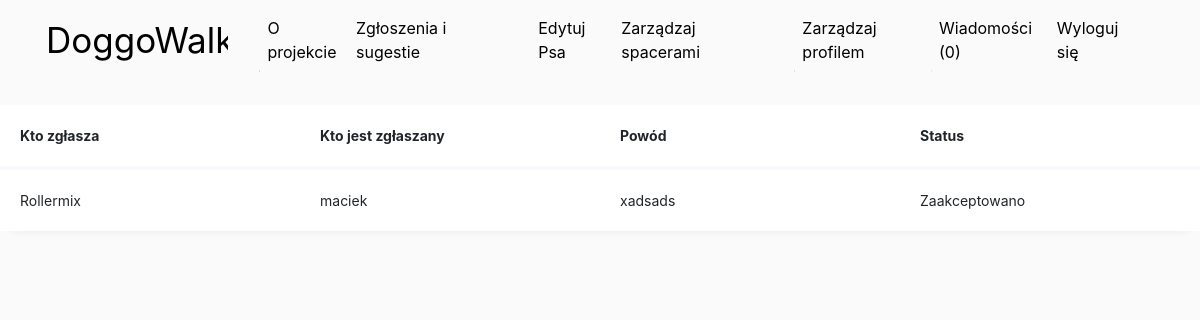
The app's page /admin/managenotification.php (signed in) with its own data.
### tables this page shows
CREATE TABLE `notification` (
  `id` int(11) NOT NULL,
  `id_user` int(10) NOT NULL,
  `id_reported_user` int(10) NOT NULL,
  `reason` varchar(500) NOT NULL,
  `id_status` int(11) NOT NULL DEFAULT 1
);

CREATE TABLE `user` (
  `id` int(10) NOT NULL,
  `name` varchar(30) NOT NULL,
  `surname` varchar(30) NOT NULL,
  `email` varchar(256) NOT NULL,
  `id_city` int(10) DEFAULT NULL,
  `description` varchar(3000) DEFAULT NULL,
  `blocked` tinyint(1) NOT NULL DEFAULT 0,
  `password` varchar(255) NOT NULL,
  `login` varchar(30) NOT NULL,
  `deleted` tinyint(1) NOT NULL DEFAULT 0,
  `admin` tinyint(1) NOT NULL DEFAULT 0
);

CREATE TABLE `status` (
  `id` int(11) NOT NULL,
  `status` varchar(50) NOT NULL
);

### admin/managenotification.php (the view, shortened to what this page needs)
<?php require_once '../views/containers/header.php'; ?>
<?php require_once '../views/containers/menu.php'; ?>
<?php
require_once 'includes/dbh.inc.php';
?>
<?php
$sqli = "SELECT user.login,u.login AS `log`, notification.*, status.id AS `statusid`,status.status From notification INNER JOIN status
    ON notification.id_status = status.id INNER JOIN user ON user.id=notification.id_user INNER JOIN user AS `u` ON u.id=notification.id_reported_user
    ORDER BY notification.id_status ASC";
$result = mysqli_query($conn, $sqli);
if(mysqli_num_rows($result)>0)
{
    echo '<table class="table table-hover">'.'<tr>'.'<th>Kto zgłasza</th>'.'<th>Kto jest zgłaszany</th>'.'<th>Powód</th>'.'<th>Status</th>'.'</tr>';
    while ($row = mysqli_fetch_array($result)) {
        if($row['statusid']==1)
        {
            echo '<tr>' . '<td>' . $row['login'] . '</td>' . '<td>' . $row['log'] . '</td>' . '<td>' . $row['reason'] .
                '</td>' . '<td>' . $row['status'] . '</td>' .'<td>'.'<button>'.
                '<a href="includes/managenotification.inc.php?accept='.$row['id'].'&iduser='.$row['id_reported_user']. '">'.
                'Akceptuj'.'</a>'.'</button>'.'<a href="includes/managenotification.inc.php?deny='.$row['id'].'">'.
                'Odrzuć'.'</a>'.'</button>'.'</td>' .'</tr>';
            readNotofication($conn,$row["id"]);
        }
        else if ($row['statusid']==3)
        {
            echo '<tr>' . '<td>' . $row['login'] . '</td>' . '<td>' . $row['log'] . '</td>' . '<td>' . $row['reason'] .
                '</td>' . '<td>' . $row['status'] . '</td>' . '</tr>';
        }
        echo '</table>';
    }
}
?>
<?php require_once '../views/containers/footer.php'; ?>

### assets/css/main.css (style rules this page uses)
body { background-color: #fafafa; background-image: url("../img/doggo_walks.jpg"); background-repeat: no-repeat; background-position: bottom right; background-size: 35%; min-height: 100vh; }
table { table-layout: fixed; }
.table { min-width: 1000px !important; width: 100%; -webkit-box-shadow: 0px 5px 12px -12px rgba(0, 0, 0, 0.29); -moz-box-shadow: 0px 5px 12px -12px rgba(0, 0, 0, 0.29); box-shadow: 0px 5px 12px -12px rgba(0, 0, 0, 0.29); }
.table tbody tr { margin-bottom: 10px; border-bottom: 4px solid #f8f9fd; }
.table tbody tr:last-child { border-bottom: 0; }
.table tbody th, .table tbody td { border: none; padding: 20px; font-size: 14px; background: #fff; vertical-align: middle; }

### records on screen
notification: id_user.login "Rollermix", id_reported_user.login "maciek", reason "xadsads", id_status.status "Zaakceptowano"
